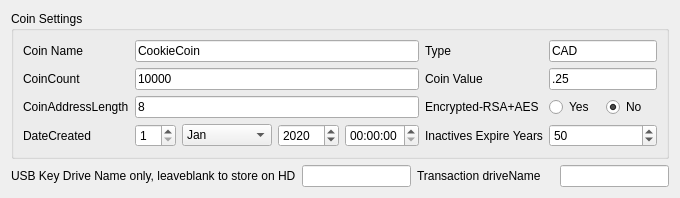
              <widget class="QWidget" name="tab_3">
               <attribute name="title">
                <string>Coin Info</string>
               </attribute>
               <layout class="QGridLayout" name="gridLayout">
                <item row="0" column="0" colspan="2">
                 <widget class="QGroupBox" name="groupBox_11">
                  <property name="title">
                   <string>Coin Settings</string>
                  </property>
                  <layout class="QGridLayout" name="gridLayout_2">
                   <item row="2" column="3">
                    <widget class="QLabel" name="label_8">
                     <property name="text">
                      <string>Encrypted-RSA+AES</string>
                     </property>
                    </widget>
                   </item>
                   <item row="2" column="0" colspan="2">
                    <widget class="QLabel" name="label_655">
                     <property name="text">
                      <string>CoinAddressLength</string>
                     </property>
                    </widget>
                   </item>
                   <item row="2" column="2">
                    <widget class="QLineEdit" name="coinlength">
                     <property name="text">
                      <string>8</string>
                     </property>
                    </widget>
                   </item>
                   <item row="1" column="2">
                    <widget class="QLineEdit" name="coincount">
                     <property name="text">
                      <string>10000</string>
                     </property>
                    </widget>
                   </item>
                   <item row="0" column="2">
                    <widget class="QLineEdit" name="coinname">
                     <property name="text">
                      <string>CookieCoin</string>
                     </property>
                    </widget>
                   </item>
                   <item row="1" column="0">
                    <widget class="QLabel" name="label_5">
                     <property name="text">
                      <string>CoinCount</string>
                     </property>
                    </widget>
                   </item>
                   <item row="0" column="0">
                    <widget class="QLabel" name="label_19">
                     <property name="text">
                      <string>Coin Name</string>
                     </property>
                    </widget>
                   </item>
                   <item row="3" column="0">
                    <widget class="QLabel" name="label_755">
                     <property name="text">
                      <string>DateCreated</string>
                     </property>
                    </widget>
                   </item>
                   <item row="3" column="2">
                    <layout class="QHBoxLayout" name="horizontalLayout_14">
                     <item>
                      <widget class="QSpinBox" name="createday">
                       <property name="minimum">
                        <number>1</number>
                       </property>
                      </widget>
                     </item>
                     <item>
                      <widget class="QComboBox" name="createmonth">
                       <item>
                        <property name="text">
                         <string>Jan</string>
                        </property>
                       </item>
                       <item>
                        <property name="text">
                         <string>Feb</string>
                        </property>
                       </item>
                       <item>
                        <property name="text">
                         <string>Mar</string>
                        </property>
                       </item>
                       <item>
                        <property name="text">
                         <string>April</string>
                        </property>
                       </item>
                       <item>
                        <property name="text">
                         <string>May</string>
                        </property>
                       </item>
                       <item>
                        <property name="text">
                         <string>June</string>
                        </property>
                       </item>
                       <item>
                        <property name="text">
                         <string>July</string>
                        </property>
                       </item>
                       <item>
                        <property name="text">
                         <string>Aug</string>
                        </property>
                       </item>
                       <item>
                        <property name="text">
                         <string>September</string>
                        </property>
                       </item>
                       <item>
                        <property name="text">
                         <string>October</string>
                        </property>
                       </item>
                       <item>
                        <property name="text">
                         <string>November</string>
                        </property>
                       </item>
                      </widget>
                     </item>
                     <item>
                      <widget class="QSpinBox" name="createyear">
                       <property name="maximum">
                        <number>15000</number>
                       </property>
                       <property name="value">
                        <number>2020</number>
                       </property>
                      </widget>
                     </item>
                     <item>
                      <widget class="QTimeEdit" name="createtime"/>
                     </item>
                    </layout>
                   </item>
                   <item row="2" column="4">
                    <layout class="QHBoxLayout" name="horizontalLayout_15">
                     <item>
                      <widget class="QRadioButton" name="encrypted_yes">
                       <property name="text">
                        <string>Yes</string>
                       </property>
                      </widget>
                     </item>
                     <item>
                      <widget class="QRadioButton" name="encrypted_no">
                       <property name="text">
                        <string>No</string>
                       </property>
                       <property name="checked">
                        <bool>true</bool>
                       </property>
                      </widget>
                     </item>
                    </layout>
                   </item>
                   <item row="1" column="3">
                    <widget class="QLabel" name="label_21">
                     <property name="text">
                      <string>Coin Value</string>
                     </property>
                    </widget>
                   </item>
                   <item row="0" column="4">
                    <widget class="QLineEdit" name="valuetype">
                     <property name="text">
                      <string>CAD</string>
                     </property>
                    </widget>
                   </item>
                   <item row="3" column="4">
                    <widget class="QSpinBox" name="matureday_2">
                     <property name="minimum">
                      <number>1</number>
                     </property>
                     <property name="maximum">
                      <number>10000</number>
                     </property>
                     <property name="value">
                      <number>50</number>
                     </property>
                    </widget>
                   </item>
                   <item row="0" column="3">
                    <widget class="QLabel" name="label_17">
                     <property name="text">
                      <string>Type</string>
                     </property>
                    </widget>
                   </item>
                   <item row="3" column="3">
                    <widget class="QLabel" name="label_1155">
                     <property name="text">
                      <string>Inactives Expire Years</string>
                     </property>
                    </widget>
                   </item>
                   <item row="1" column="4">
                    <widget class="QLineEdit" name="coinvalue">
                     <property name="text">
                      <string>.25</string>
                     </property>
                    </widget>
                   </item>
                  </layout>
                 </widget>
                </item>
                <item row="1" column="0" colspan="2">
                 <layout class="QHBoxLayout" name="horizontalLayout_8">
                  <item>
                   <widget class="QLabel" name="label_22">
                    <property name="text">
                     <string>USB Key Drive Name only, leaveblank to store on HD</string>
                    </property>
                   </widget>
                  </item>
                  <item>
                   <widget class="QLineEdit" name="usbdrivename">
                    <property name="text">
                     <string/>
                    </property>
                   </widget>
                  </item>
                  <item>
                   <widget class="QLabel" name="label_42">
                    <property name="text">
                     <string>Transaction driveName</string>
                    </property>
                   </widget>
                  </item>
                  <item>
                   <widget class="QLabel" name="label_37">
                    <property name="text">
                     <string/>
                    </property>
                   </widget>
                  </item>
                  <item>
                   <widget class="QLineEdit" name="usbdrivename3">
                    <property name="text">
                     <string/>
                    </property>
                   </widget>
                  </item>
                 </layout>
                </item>
               </layout>
              </widget>
